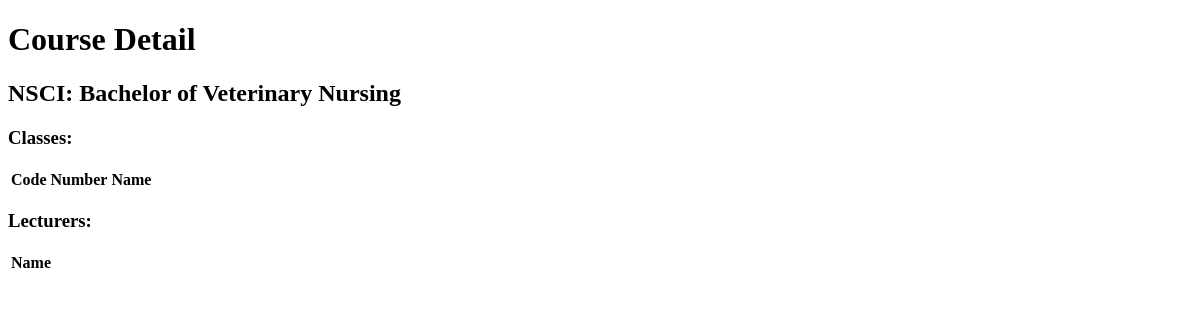
The app's page /course/6/, older data.
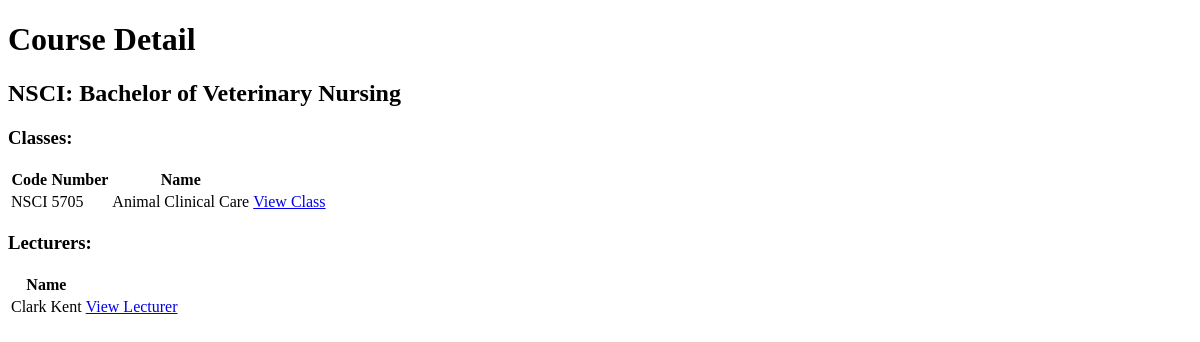
The same page, newer data.
### gradebook/models.py (models this page shows)
class Class(models.Model):
    number = models.IntegerField()
    semester = models.ForeignKey(Semester, on_delete=models.CASCADE)
    course = models.ForeignKey(Course, on_delete=models.CASCADE)
    lecturer = models.ForeignKey(Lecturer, on_delete=models.CASCADE, null=True)
    name = models.CharField(max_length=50)

class Course(models.Model):
    name = models.CharField(max_length=50)
    code = models.CharField(max_length=50)

class Lecturer(models.Model):
    user = models.OneToOneField(User, on_delete=models.CASCADE)
    dob = models.DateField()
    course = models.ForeignKey(Course, on_delete=models.CASCADE)

### gradebook/views.py (the view)
# urls.py: path('course/<int:pk>/', views.CourseDetailView.as_view(), name='course_detail'),
class CourseDetailView(DetailView):
    model = Course
    template_name = 'course_detail.html'
    context_object_name = 'course'
    def get_context_data(self, **kwargs):
        context = super().get_context_data(**kwargs)
        course = self.get_object()
        context['classes'] = Class.objects.filter(course=course)
        context['lecturers'] = Lecturer.objects.filter(course=course)
        return context

### gradebook/templates/course_detail.html (shortened to what this page needs)
<!DOCTYPE html>
<html lang="en">
<head>
</head>
<body>
    <h1>Course Detail</h1>
    <div>
        <h2>{{ course.code }}: {{ course.name }}</h2>
        <h3>Classes:</h3>
        <table>
            <thead>
                <tr>
                    <th>Code</th>
                    <th>Number</th>
                    <th>Name</th>
                    <th></th>
                </tr>
            </thead>
            <tbody>
                {% for class in classes %}
                    <tr>
                        <td>{{ class.course.code }}</td>
                        <td>{{ class.number }}</td>
                        <td>{{ class.name }}</td>
                        <td><a href="{% url 'class_detail' class.id %}">View Class</a></td>
                    </tr>
                {% endfor %}
            </tbody>
        </table>
        <h3>Lecturers:</h3>
        <table>
            <thead>
                <tr>
                    <th>Name</th>
                    <th></th>
                </tr>
            </thead>
            <tbody>
                {% for lecturer in lecturers %}
                    <tr>
                        <td>{{ lecturer.user.first_name }} {{ lecturer.user.last_name }}</td>
                        <td><a href="{% url 'lecturer_detail' lecturer.id %}">View Lecturer</a></td>
                    </tr>
                {% endfor %}
            </tbody>
        </table>
    </div>
</body>
</html>

Row changes from the older to the newer data that the page shows:
added Class: course.code "NSCI", number "5705", name "Animal Clinical Care"
added Lecturer: user.first_name "Clark", user.last_name "Kent"
